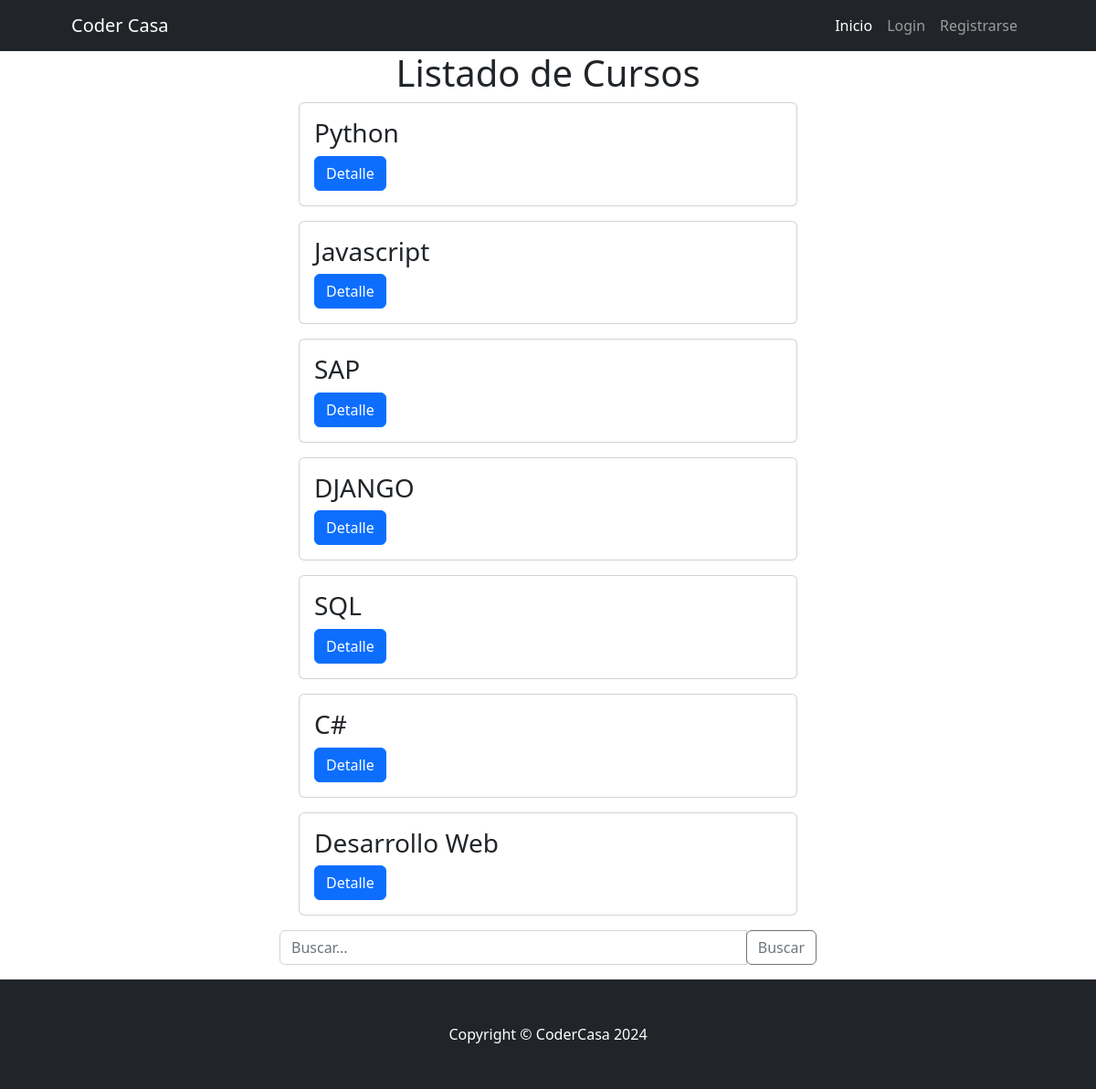
Page /Clase/curso_list on the earlier database version.
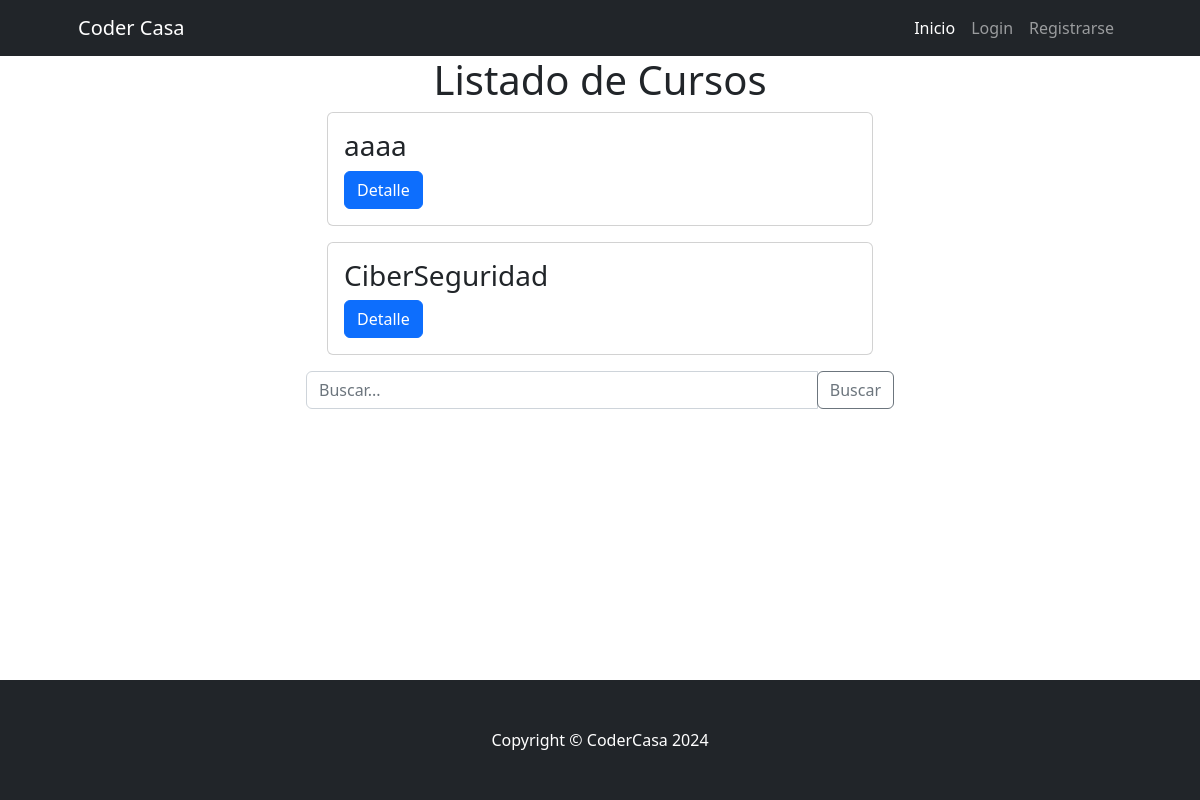
Same page on the later database version.
### Clase/models.py (models this page shows, shortened)
class Curso(models.Model):
    nombre = models.CharField(max_length=255, unique=True)
    detalle = models.CharField(max_length=800,null=True, blank=True)
    class Meta:
        verbose_name = "Curso"
        verbose_name_plural = "Cursos"

### Clase/views.py (the view)
# urls.py: path("curso_list", curso_list,name="curso_list" ),
def curso_list(request):
    busqueda = request.GET.get("busqueda",None)
    if busqueda:
        print(busqueda)
        consulta = Curso.objects.filter(nombre__icontains=busqueda)
    else:
        consulta = Curso.objects.all()
    contexto = {"cursos": consulta}
    return render(request,"Clase/curso_list.html", contexto)

### Clase/templates/Clase/curso_list.html (shortened to what this page needs)
{% extends 'core/base.html' %}
{% block content %}
<div class="container">
  <div class="row">
      <div class="col text-center">
          <h1>Listado de Cursos</h1>
      </div>
  </div>
  <div class="row justify-content-center">
      <div class="col-md-6">
          {% for curso in cursos %}
              <div class="card mb-3">
                  <div class="card-body">
                      <h3 class="card-title">{{ curso.nombre }}</h3>
                      <a href="{% url 'Clase:curso_detail' curso.id %}" class="btn btn-primary">Detalle</a>
                  </div>
              </div>
          {% endfor %}
      </div>
  </div>
</div>
    <div class="row">
      <div class="col-md-6 offset-md-3">
        <form action="{% url 'Clase:curso_list' %}" method="get">
          <div class="input-group mb-3">
            <input type="text" class="form-control" name="busqueda" placeholder="Buscar...">
            <div class="input-group-append">
              <button class="btn btn-outline-secondary" type="submit">Buscar</button>
            </div>
          </div>
        </form>
      </div>
    </div>
{% endblock content %}

### core/templates/core/base.html (shortened to what this page needs)
{% load static %}
<!DOCTYPE html>
<html lang="es">
    <head>
        <link href="{% static 'core/css/styles.css' %} " rel="stylesheet" />
    </head>
    <body style="display: flex; flex-direction: column; min-height: 100vh;">
        <nav class="navbar navbar-expand-lg navbar-dark bg-dark">
            <div class="container px-5">
                <a class="navbar-brand" href="{% url 'core:index' %}">Coder Casa</a>
                <div class="collapse navbar-collapse" id="navbarSupportedContent">
                    <ul class="navbar-nav ms-auto mb-2 mb-lg-0">
                        <li class="nav-item"><a class="nav-link active" aria-current="page" href="{% url 'core:index' %}">Inicio</a></li>
                        {% if user.is_authenticated %}
                        <li class="nav-item"><a class="nav-link" href="{% url 'Clase:principal_cursos' %}">Curso</a></li>
                        <li class="nav-item"><a class="nav-link" href="{% url 'Clase:index' %}">Estudiante</a></li>
                        <li class="nav-item"><a class="nav-link" href="{% url 'Clase:principal_profesores'%}">Profesor</a></li>
                        <li class="nav-item"><a class="nav-link">{{user.username}}</a></li>
                        <li class="nav-item">
                            <form action="{% url 'core:logout' %}" method="post">
                            {% csrf_token %}
                            <button type="submit" class="btn btn-dark ">Logout</button>
                            </form>
                        </li>
                        {% else %}
                        <li class="nav-item"><a class="nav-link" href="{% url 'core:login' %}">Login</a></li>
                        <li class="nav-item"><a class="nav-link" href="{% url 'core:register' %}">Registrarse</a></li>
                        {% endif %}
                    </ul>
                </div>
            </div>
        </nav>
        {% block content %}
        {% endblock content %}
        <footer style="margin-top: auto; background-color: #333; color: #fff; text-align: center; padding: 15px;" class="py-5 bg-dark">
            <div class="container px-4 px-lg-5"><p style="margin: 0;" class="m-0 text-center text-white">Copyright &copy; CoderCasa 2024</p></div>
        </footer>
    </body>
</html>

Differences in the rows shown:
removed Curso: nombre "Python"
removed Curso: nombre "Javascript"
removed Curso: nombre "SAP"
removed Curso: nombre "DJANGO"
removed Curso: nombre "SQL"
removed Curso: nombre "C#"
removed Curso: nombre "Desarrollo Web"
added Curso: nombre "aaaa"
added Curso: nombre "CiberSeguridad"
